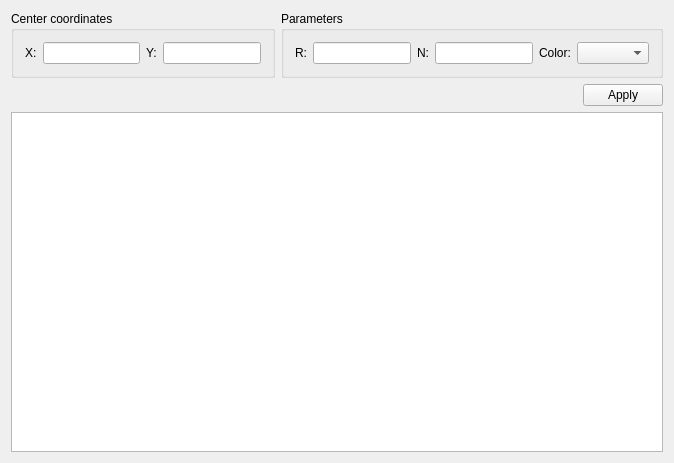
<?xml version="1.0" encoding="UTF-8"?>
<ui version="4.0">
 <class>MainWindow</class>
 <widget class="QMainWindow" name="MainWindow">
  <property name="geometry">
   <rect>
    <x>0</x>
    <y>0</y>
    <width>674</width>
    <height>463</height>
   </rect>
  </property>
  <property name="windowTitle">
   <string>MainWindow</string>
  </property>
  <widget class="QWidget" name="centralWidget">
   <layout class="QVBoxLayout" name="verticalLayout">
    <item>
     <layout class="QHBoxLayout" name="horizontalLayout_4">
      <item>
       <widget class="QGroupBox" name="groupBox">
        <property name="title">
         <string>Center coordinates</string>
        </property>
        <layout class="QHBoxLayout" name="horizontalLayout_3">
         <item>
          <widget class="QLabel" name="label">
           <property name="text">
            <string>X:</string>
           </property>
          </widget>
         </item>
         <item>
          <widget class="QLineEdit" name="lineEdit"/>
         </item>
         <item>
          <widget class="QLabel" name="label_2">
           <property name="text">
            <string>Y:</string>
           </property>
          </widget>
         </item>
         <item>
          <widget class="QLineEdit" name="lineEdit_2"/>
         </item>
        </layout>
       </widget>
      </item>
      <item>
       <widget class="QGroupBox" name="groupBox_2">
        <property name="title">
         <string>Parameters</string>
        </property>
        <layout class="QHBoxLayout" name="horizontalLayout">
         <item>
          <widget class="QLabel" name="label_3">
           <property name="text">
            <string>R:</string>
           </property>
          </widget>
         </item>
         <item>
          <widget class="QLineEdit" name="lineEdit_3"/>
         </item>
         <item>
          <widget class="QLabel" name="label_4">
           <property name="text">
            <string>N:</string>
           </property>
          </widget>
         </item>
         <item>
          <widget class="QLineEdit" name="lineEdit_4"/>
         </item>
         <item>
          <widget class="QLabel" name="label_5">
           <property name="text">
            <string>Color:</string>
           </property>
          </widget>
         </item>
         <item>
          <widget class="QComboBox" name="comboBox"/>
         </item>
        </layout>
       </widget>
      </item>
     </layout>
    </item>
    <item>
     <layout class="QHBoxLayout" name="horizontalLayout_2">
      <item>
       <spacer name="horizontalSpacer">
        <property name="orientation">
         <enum>Qt::Horizontal</enum>
        </property>
        <property name="sizeHint" stdset="0">
         <size>
          <width>40</width>
          <height>20</height>
         </size>
        </property>
       </spacer>
      </item>
      <item>
       <widget class="QPushButton" name="pushButton">
        <property name="text">
         <string>Apply</string>
        </property>
       </widget>
      </item>
     </layout>
    </item>
    <item>
     <widget class="QGraphicsView" name="graphicsView"/>
    </item>
   </layout>
  </widget>
 </widget>
 <layoutdefault spacing="6" margin="11"/>
 <resources/>
 <connections/>
</ui>
